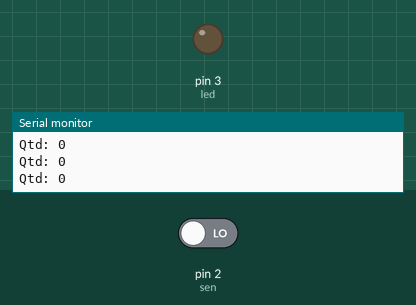
Simulated run of this sketch. Board: Arduino Uno, built with avr-gcc and run on an emulated ATmega328P. On the bench: output pins drawn as LEDs (lit = HIGH), the last lines printed to the serial monitor. The test bench sets the inputs (shaded band); at power-on: pin 2 (sen) LOW.

Above: at 1.8 s.
1.9 s: pin 2 (sen) driven HIGH
At 3.0 s:
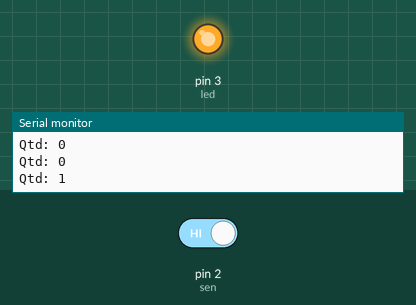
4.0 s: pin 2 (sen) driven LOW
At 4.9 s:
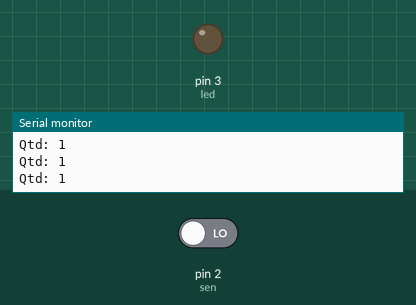
Timing chart, 0 to 7.0 s (numbered marks = the images above; inputs shaded):
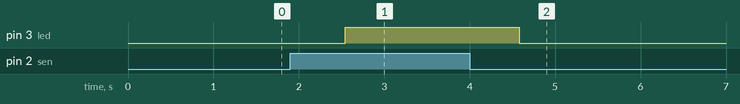

The sketch:

SensorMovimento.ino
```cpp
int led = 3;
int sen = 2;
int qtd = 0;
boolean cont = true;


void setup() {
  pinMode(led, OUTPUT);
  pinMode(sen, INPUT);
  Serial.begin(9600);
}

void loop() {
  if(digitalRead(sen)){
    if(cont == true){
      qtd++;
      cont = false;
    }
    delay(500);
  }
  else{
    cont = true;
    delay(500);
  }
  digitalWrite(led,!cont);
  Serial.print("Qtd: ");
  Serial.println(qtd);

  delay(10);
}
```

Measured:
- after the input at 1.9 s, pin 3 (led): LOW → HIGH after 0.64 s
- after the input at 4.0 s, pin 3 (led): HIGH → LOW after 0.58 s
